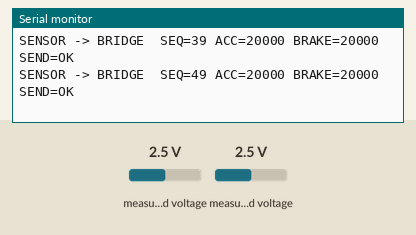
A sketch run on a simulated ESP32. Shown: the last lines printed to the serial monitor. Wiring (inferred from the names in the program): ADS1115 converter at I2C address 0x48. The test bench sets the inputs (shaded band); at power-on: measured voltage 2.5 V.

Above: at 2.2 s.
2.3 s: measured voltage (sensor 200) set to 0.1 V
At 2.37 s:
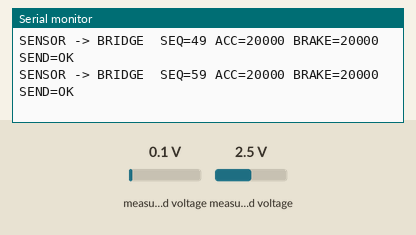
3.8 s: measured voltage (sensor 201) set to 0.1 V
At 3.97 s:
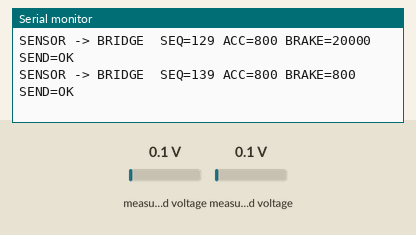
5.3 s: measured voltage (sensor 200) set to 1.2 V
At 5.37 s:
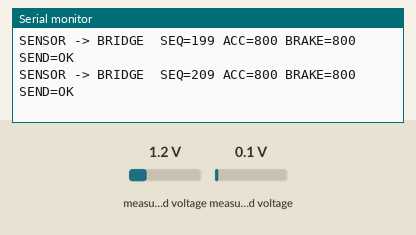
6.8 s: measured voltage (sensor 201) set to 1.2 V
At 6.97 s:
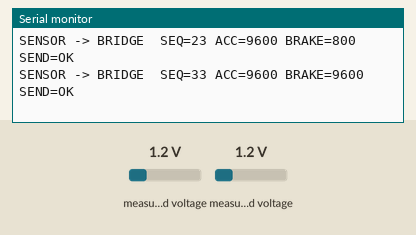
Timing chart, 0 to 9.3 s (numbered marks = the images above; inputs shaded):
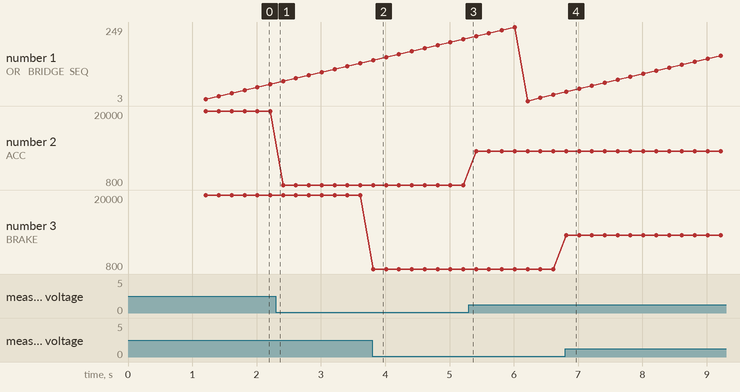

Measured:
- after the input at 3.8 s, the serial monitor: prints a new line at once (image 2)
- after the input at 6.8 s, the serial monitor: prints a new line at once (image 4)
- plotted number 2: 20000 → 800 after the input at 2.3 s, 800 → 9600 after the input at 5.3 s

The sketch:

ESP32_3_FSR.ino
```cpp
#include <Wire.h>
#include <WiFi.h>
#include <esp_now.h>
#include <esp_wifi.h>


// ==================================================
// ESP32 #3 SENSOR NODE
//
// Accel FSR -> ADS1115 A0
// Brake FSR -> ADS1115 A1
//
// ADS1115 -> ESP32 #3 via I2C
// ESP32 #3 -> ESP32 #1 via ESP-NOW
//
// ESP-NOW Channel = 1
// ==================================================


// ==================================================
// I2C
// ==================================================
#define I2C_SDA 21
#define I2C_SCL 22

#define I2C_CLOCK_HZ 100000


// ==================================================
// ADS1115
//
// ADDR -> GND
// Address = 0x48
// ==================================================
#define ADS1115_ADDR            0x48

#define ADS1115_REG_CONVERSION  0x00
#define ADS1115_REG_CONFIG      0x01


// ==================================================
// ESP32 #1 Bridge MAC
//
// B0:3F:D3:75:17:50
// ==================================================
const uint8_t BRIDGE_MAC[6] =
{
  0xB0,
  0x3F,
  0xD3,
  0x75,
  0x17,
  0x50
};


// ==================================================
// Sensor Packet
//
// 8 bytes total
//
// Byte 0 : 0xA5
// Byte 1 : 0x5A
// Byte 2 : sequence
// Byte 3~4 : accelRaw
// Byte 5~6 : brakeRaw
// Byte 7 : CRC8
// ==================================================
struct __attribute__((packed)) SensorPacket
{
  uint8_t sof1;
  uint8_t sof2;

  uint8_t sequence;

  int16_t accelRaw;
  int16_t brakeRaw;

  uint8_t crc;
};


static_assert(
  sizeof(SensorPacket) == 8,
  "SensorPacket must be exactly 8 bytes"
);


uint8_t sensorSequence = 0;


// ==================================================
// CRC-8
//
// Polynomial = 0x07
// Initial    = 0x00
//
// Computed over bytes 0..6
// ==================================================
uint8_t calculateCRC8(
  const uint8_t* data,
  size_t length
)
{
  uint8_t crc = 0x00;


  for (size_t i = 0;
       i < length;
       i++)
  {
    crc ^= data[i];


    for (int bit = 0;
         bit < 8;
         bit++)
    {
      if (crc & 0x80)
      {
        crc =
          (crc << 1)
          ^
          0x07;
      }
      else
      {
        crc <<= 1;
      }
    }
  }


  return crc;
}


// ==================================================
// ADS1115 Register Write
// ==================================================
bool ADS1115_WriteRegister(
  uint8_t reg,
  uint16_t value
)
{
  Wire.beginTransmission(
    ADS1115_ADDR
  );


  Wire.write(
    reg
  );


  Wire.write(
    (uint8_t)(
      value >> 8
    )
  );


  Wire.write(
    (uint8_t)(
      value
      &
      0xFF
    )
  );


  uint8_t result =
    Wire.endTransmission();


  return (
    result == 0
  );
}


// ==================================================
// ADS1115 Conversion Register Read
// ==================================================
bool ADS1115_ReadConversion(
  int16_t &value
)
{
  Wire.beginTransmission(
    ADS1115_ADDR
  );


  Wire.write(
    ADS1115_REG_CONVERSION
  );


  // repeated start
  if (
    Wire.endTransmission(false)
    !=
    0
  )
  {
    return false;
  }


  int count =
    Wire.requestFrom(
      ADS1115_ADDR,
      (uint8_t)2
    );


  if (count != 2)
  {
    return false;
  }


  uint8_t msb =
    Wire.read();


  uint8_t lsb =
    Wire.read();


  value =
    (int16_t)(
      (
        (uint16_t)msb
        <<
        8
      )
      |
      lsb
    );


  return true;
}


// ==================================================
// ADS1115 Single-Ended Read
//
// Channel 0 = A0
// Channel 1 = A1
// Channel 2 = A2
// Channel 3 = A3
//
// PGA = +/-4.096 V
// Data Rate = 860 SPS
// ==================================================
bool ADS1115_ReadChannel(
  uint8_t channel,
  int16_t &value
)
{
  if (channel > 3)
  {
    return false;
  }


  // Single-ended MUX
  //
  // A0-GND = 100
  // A1-GND = 101
  // A2-GND = 110
  // A3-GND = 111
  uint16_t mux =
    4
    +
    channel;


  uint16_t config =
      0x8000          // OS = conversion start
    | (mux << 12)     // MUX
    | 0x0200          // PGA = +/-4.096V
    | 0x0100          // Single-shot
    | 0x00E0          // 860 SPS
    | 0x0003;         // Comparator disabled


  if (
    !ADS1115_WriteRegister(
      ADS1115_REG_CONFIG,
      config
    )
  )
  {
    return false;
  }


  // 860 SPS is about 1.16 ms
  // 2 ms leaves margin
  delay(2);


  return
    ADS1115_ReadConversion(
      value
    );
}


// ==================================================
// ADS1115 Connection Check
// ==================================================
bool ADS1115_Check()
{
  Wire.beginTransmission(
    ADS1115_ADDR
  );


  return (
    Wire.endTransmission()
    ==
    0
  );
}


// ==================================================
// ESP-NOW Setup
// ==================================================
bool setupESPNow()
{
  // ----------------------------------------------
  // Wi-Fi Station Mode
  // ----------------------------------------------
  WiFi.mode(
    WIFI_STA
  );


  // ----------------------------------------------
  // Channel = 1
  // ----------------------------------------------
  esp_err_t channelResult =
    esp_wifi_set_channel(
      1,
      WIFI_SECOND_CHAN_NONE
    );


  if (
    channelResult
    !=
    ESP_OK
  )
  {
    Serial.print(
      "SET CHANNEL FAILED: "
    );


    Serial.println(
      (int)channelResult
    );


    return false;
  }


  // ----------------------------------------------
  // ESP-NOW Initialize
  // ----------------------------------------------
  if (
    esp_now_init()
    !=
    ESP_OK
  )
  {
    Serial.println(
      "ESP-NOW INIT FAILED"
    );


    return false;
  }


  // ----------------------------------------------
  // ESP32 #1 Bridge Peer
  // ----------------------------------------------
  esp_now_peer_info_t peerInfo = {};


  memcpy(
    peerInfo.peer_addr,
    BRIDGE_MAC,
    6
  );


  peerInfo.channel =
    1;


  peerInfo.encrypt =
    false;


  peerInfo.ifidx =
    WIFI_IF_STA;


  // Remove any stale peer registration
  if (
    esp_now_is_peer_exist(
      BRIDGE_MAC
    )
  )
  {
    esp_now_del_peer(
      BRIDGE_MAC
    );
  }


  // Register the ESP32 #1 peer
  if (
    esp_now_add_peer(
      &peerInfo
    )
    !=
    ESP_OK
  )
  {
    Serial.println(
      "ADD BRIDGE PEER FAILED"
    );


    return false;
  }


  return true;
}


// ==================================================
// SETUP
// ==================================================
void setup()
{
  Serial.begin(
    115200
  );


  delay(
    1000
  );


  // ==================================================
  // I2C
  // ==================================================
  Wire.begin(
    I2C_SDA,
    I2C_SCL
  );


  Wire.setClock(
    I2C_CLOCK_HZ
  );


  Serial.println();
  Serial.println(
    "================================"
  );


  Serial.println(
    " ESP32 #3 SENSOR NODE"
  );


  Serial.println(
    "================================"
  );


  Serial.println(
    "I2C SDA = GPIO21"
  );


  Serial.println(
    "I2C SCL = GPIO22"
  );


  Serial.println(
    "ADS1115 Address = 0x48"
  );


  // ==================================================
  // ADS1115 Check
  // ==================================================
  if (
    !ADS1115_Check()
  )
  {
    Serial.println(
      "ADS1115 NOT FOUND!"
    );


    Serial.println(
      "Check VDD / GND / SDA / SCL / ADDR"
    );


    while (true)
    {
      delay(
        1000
      );
    }
  }


  Serial.println(
    "ADS1115 FOUND!"
  );


  // ==================================================
  // ESP-NOW
  // ==================================================
  if (
    !setupESPNow()
  )
  {
    Serial.println(
      "ESP-NOW SETUP FAILED"
    );


    while (true)
    {
      delay(
        1000
      );
    }
  }


  // ==================================================
  // Start Information
  // ==================================================
  Serial.print(
    "ESP32 #3 MAC = "
  );


  Serial.println(
    WiFi.macAddress()
  );


  Serial.println(
    "ESP32 #1 MAC = B0:3F:D3:75:17:50"
  );


  Serial.println(
    "ESP-NOW Channel = 1"
  );


  Serial.println(
    "ADS1115 A0 = Accel FSR"
  );


  Serial.println(
    "ADS1115 A1 = Brake FSR"
  );


  Serial.println();


  Serial.println(
    "Sensor transmission started."
  );


  Serial.println();
}


// ==================================================
// LOOP
//
// Reads the sensors and transmits at about 50 Hz
// ==================================================
void loop()
{
  static unsigned long lastCycleTime =
    0;


  static uint32_t debugDivider =
    0;


  unsigned long now =
    millis();


  // ==================================================
  // 50 Hz
  // ==================================================
  if (
    now
    -
    lastCycleTime
    <
    20
  )
  {
    return;
  }


  lastCycleTime =
    now;


  // ==================================================
  // 1. ADS1115 Read
  // ==================================================
  int16_t accelRaw =
    0;


  int16_t brakeRaw =
    0;


  bool accelOK =
    ADS1115_ReadChannel(
      0,
      accelRaw
    );


  bool brakeOK =
    ADS1115_ReadChannel(
      1,
      brakeRaw
    );


  if (
    !accelOK
    ||
    !brakeOK
  )
  {
    Serial.println(
      "ADS1115 READ ERROR"
    );


    return;
  }


  // ==================================================
  // 2. Build the sensor packet
  // ==================================================
  SensorPacket packet;


  packet.sof1 =
    0xA5;


  packet.sof2 =
    0x5A;


  packet.sequence =
    sensorSequence++;


  packet.accelRaw =
    accelRaw;


  packet.brakeRaw =
    brakeRaw;


  packet.crc =
    calculateCRC8(
      (const uint8_t*)&packet,
      7
    );


  // ==================================================
  // 3. ESP-NOW -> ESP32 #1
  // ==================================================
  esp_err_t result =
    esp_now_send(
      BRIDGE_MAC,
      (const uint8_t*)&packet,
      sizeof(packet)
    );


  // ==================================================
  // 4. Serial Debug
  //
  // Wireless runs at about 50 Hz
  // Serial output is about 5 Hz
  // ==================================================
  debugDivider++;


  if (
    debugDivider
    >=
    10
  )
  {
    debugDivider =
      0;


    Serial.print(
      "SENSOR -> BRIDGE  SEQ="
    );


    Serial.print(
      packet.sequence
    );


    Serial.print(
      " ACC="
    );


    Serial.print(
      packet.accelRaw
    );


    Serial.print(
      " BRAKE="
    );


    Serial.print(
      packet.brakeRaw
    );


    Serial.print(
      " SEND="
    );


    if (
      result
      ==
      ESP_OK
    )
    {
      Serial.println(
        "OK"
      );
    }
    else
    {
      Serial.print(
        "ERROR("
      );


      Serial.print(
        (int)result
      );


      Serial.println(
        ")"
      );
    }
  }
}
```
